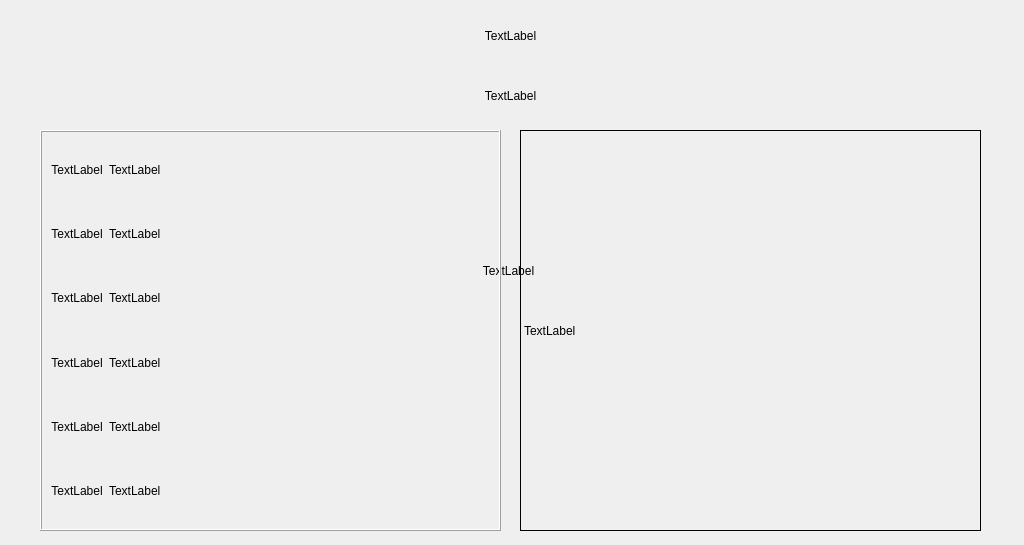
<?xml version="1.0" encoding="UTF-8"?>
<ui version="4.0">
 <class>ZhuJieMian</class>
 <widget class="QWidget" name="ZhuJieMian">
  <property name="geometry">
   <rect>
    <x>0</x>
    <y>0</y>
    <width>1024</width>
    <height>545</height>
   </rect>
  </property>
  <property name="windowTitle">
   <string>Form</string>
  </property>
  <widget class="QLabel" name="label_XianShi_ShiPin">
   <property name="geometry">
    <rect>
     <x>520</x>
     <y>130</y>
     <width>461</width>
     <height>401</height>
    </rect>
   </property>
   <property name="frameShape">
    <enum>QFrame::Box</enum>
   </property>
   <property name="text">
    <string>TextLabel</string>
   </property>
  </widget>
  <widget class="QFrame" name="frame">
   <property name="geometry">
    <rect>
     <x>40</x>
     <y>130</y>
     <width>461</width>
     <height>401</height>
    </rect>
   </property>
   <property name="frameShape">
    <enum>QFrame::Box</enum>
   </property>
   <property name="frameShadow">
    <enum>QFrame::Raised</enum>
   </property>
   <layout class="QGridLayout" name="gridLayout">
    <item row="1" column="0">
     <widget class="QLabel" name="label_RiQi1">
      <property name="text">
       <string>TextLabel</string>
      </property>
      <property name="alignment">
       <set>Qt::AlignCenter</set>
      </property>
     </widget>
    </item>
    <item row="5" column="0">
     <widget class="QLabel" name="label_WeiZhi1">
      <property name="text">
       <string>TextLabel</string>
      </property>
      <property name="alignment">
       <set>Qt::AlignCenter</set>
      </property>
     </widget>
    </item>
    <item row="2" column="1">
     <widget class="QLabel" name="label_TiWen2">
      <property name="text">
       <string>TextLabel</string>
      </property>
     </widget>
    </item>
    <item row="1" column="1">
     <widget class="QLabel" name="label_RiQi2">
      <property name="text">
       <string>TextLabel</string>
      </property>
     </widget>
    </item>
    <item row="0" column="2">
     <spacer name="horizontalSpacer_2">
      <property name="orientation">
       <enum>Qt::Horizontal</enum>
      </property>
      <property name="sizeHint" stdset="0">
       <size>
        <width>40</width>
        <height>20</height>
       </size>
      </property>
     </spacer>
    </item>
    <item row="0" column="0">
     <widget class="QLabel" name="label_CheZhu1">
      <property name="text">
       <string>TextLabel</string>
      </property>
      <property name="alignment">
       <set>Qt::AlignCenter</set>
      </property>
     </widget>
    </item>
    <item row="2" column="0">
     <widget class="QLabel" name="label_TiWen1">
      <property name="text">
       <string>TextLabel</string>
      </property>
      <property name="alignment">
       <set>Qt::AlignCenter</set>
      </property>
     </widget>
    </item>
    <item row="4" column="1">
     <widget class="QLabel" name="label_XueYang2">
      <property name="text">
       <string>TextLabel</string>
      </property>
     </widget>
    </item>
    <item row="5" column="1">
     <widget class="QLabel" name="label_WeiZhi2">
      <property name="text">
       <string>TextLabel</string>
      </property>
     </widget>
    </item>
    <item row="3" column="0">
     <widget class="QLabel" name="label_XinLv1">
      <property name="text">
       <string>TextLabel</string>
      </property>
      <property name="alignment">
       <set>Qt::AlignCenter</set>
      </property>
     </widget>
    </item>
    <item row="0" column="1">
     <widget class="QLabel" name="label_CheZhu2">
      <property name="text">
       <string>TextLabel</string>
      </property>
     </widget>
    </item>
    <item row="3" column="1">
     <widget class="QLabel" name="label_XinLv2">
      <property name="text">
       <string>TextLabel</string>
      </property>
     </widget>
    </item>
    <item row="4" column="0">
     <widget class="QLabel" name="label_XueYang1">
      <property name="text">
       <string>TextLabel</string>
      </property>
      <property name="alignment">
       <set>Qt::AlignCenter</set>
      </property>
     </widget>
    </item>
    <item row="1" column="2">
     <spacer name="horizontalSpacer">
      <property name="orientation">
       <enum>Qt::Horizontal</enum>
      </property>
      <property name="sizeHint" stdset="0">
       <size>
        <width>40</width>
        <height>20</height>
       </size>
      </property>
     </spacer>
    </item>
    <item row="2" column="2">
     <spacer name="horizontalSpacer_3">
      <property name="orientation">
       <enum>Qt::Horizontal</enum>
      </property>
      <property name="sizeHint" stdset="0">
       <size>
        <width>40</width>
        <height>20</height>
       </size>
      </property>
     </spacer>
    </item>
    <item row="3" column="2">
     <spacer name="horizontalSpacer_4">
      <property name="orientation">
       <enum>Qt::Horizontal</enum>
      </property>
      <property name="sizeHint" stdset="0">
       <size>
        <width>40</width>
        <height>20</height>
       </size>
      </property>
     </spacer>
    </item>
    <item row="4" column="2">
     <spacer name="horizontalSpacer_5">
      <property name="orientation">
       <enum>Qt::Horizontal</enum>
      </property>
      <property name="sizeHint" stdset="0">
       <size>
        <width>40</width>
        <height>20</height>
       </size>
      </property>
     </spacer>
    </item>
    <item row="5" column="2">
     <spacer name="horizontalSpacer_6">
      <property name="orientation">
       <enum>Qt::Horizontal</enum>
      </property>
      <property name="sizeHint" stdset="0">
       <size>
        <width>40</width>
        <height>20</height>
       </size>
      </property>
     </spacer>
    </item>
   </layout>
  </widget>
  <widget class="QFrame" name="frame_2">
   <property name="geometry">
    <rect>
     <x>0</x>
     <y>0</y>
     <width>1021</width>
     <height>131</height>
    </rect>
   </property>
   <property name="frameShape">
    <enum>QFrame::NoFrame</enum>
   </property>
   <property name="frameShadow">
    <enum>QFrame::Raised</enum>
   </property>
   <layout class="QVBoxLayout" name="verticalLayout">
    <item>
     <widget class="QLabel" name="label_XiangMuMing">
      <property name="text">
       <string>TextLabel</string>
      </property>
      <property name="alignment">
       <set>Qt::AlignCenter</set>
      </property>
     </widget>
    </item>
    <item>
     <widget class="QLabel" name="label_XinXi">
      <property name="frameShape">
       <enum>QFrame::NoFrame</enum>
      </property>
      <property name="text">
       <string>TextLabel</string>
      </property>
      <property name="textFormat">
       <enum>Qt::PlainText</enum>
      </property>
      <property name="alignment">
       <set>Qt::AlignCenter</set>
      </property>
     </widget>
    </item>
   </layout>
  </widget>
  <widget class="QLabel" name="label_BeiJing">
   <property name="geometry">
    <rect>
     <x>-7</x>
     <y>-5</y>
     <width>1031</width>
     <height>551</height>
    </rect>
   </property>
   <property name="text">
    <string>TextLabel</string>
   </property>
   <property name="alignment">
    <set>Qt::AlignCenter</set>
   </property>
  </widget>
  <zorder>label_BeiJing</zorder>
  <zorder>label_XianShi_ShiPin</zorder>
  <zorder>frame</zorder>
  <zorder>frame_2</zorder>
 </widget>
 <resources/>
 <connections/>
</ui>
